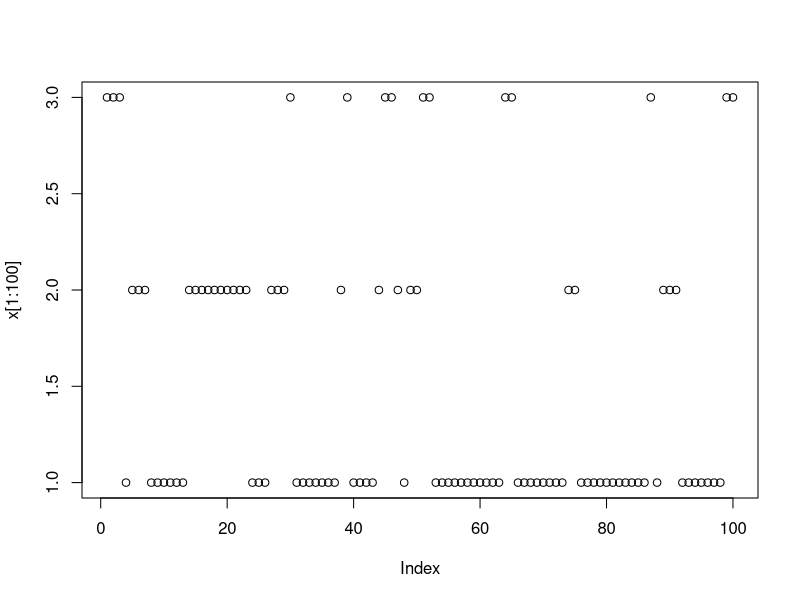
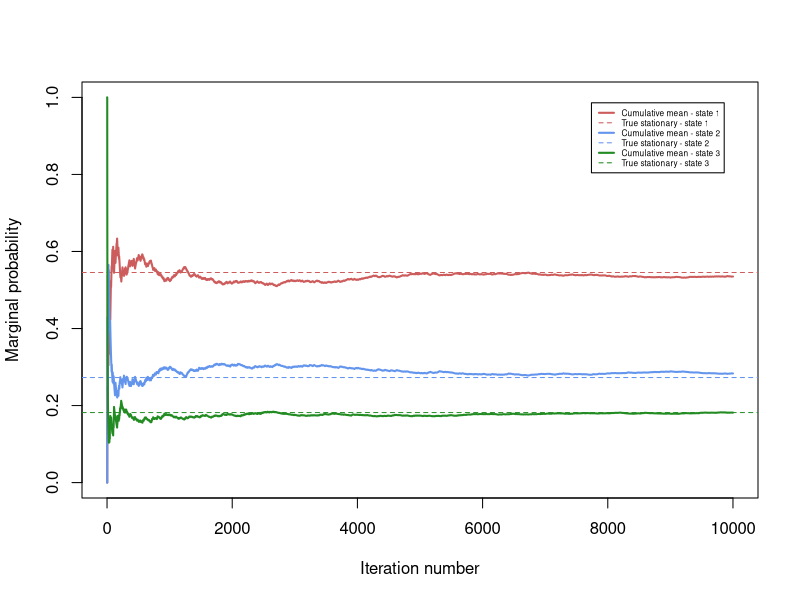

The R script that drew these images, in order:
install.packages("expm") # To get the matrix power
library(expm)
lineColors = c("indianred","cornflowerblue","forestgreen")

nIter <- 10000 # Number of simulated steps of the Markov chain
# Define a transition matrix
P = matrix(c(0.8,0.1,0.1,0.2,0.6,0.2,0.3,0.3,0.4),3,3, byrow=TRUE) 
nStates <- dim(P)[1]
print(P)

# Stationary distribution = left eigenvector of P with eigenvalue of one.
eigObj <- eigen(t(P))
eigenVect <- eigObj$vector[,eigObj$values == 1]
piStat <- eigenVect/sum(eigenVect)

print(piStat)
print(piStat - piStat%*%P) # Check 1: should be the zeros vector if piStat is the stationary distribution
print(P%^%100) # Check 2: each row should be approximately piStat

# Simulating a Markov chain
x <- matrix(NA, nIter, 1)
x[1] <- 3 # Initial value
for (t in 2:nIter){
  x[t] <- sample(1:nStates, 1, prob = P[x[t-1],])
}
plot(x[1:100])

# Graphics
print(x[1:50]) # Printing the first 50 simulations
approxStat <- list(nStates,1)
for (j in 1:nStates){
  approxStat[[j]] <- cumsum(x == j)/seq(1,nIter)
}

plot(0, type = "n", xlim = c(0,nIter), ylim = c(0,1), 
     ylab = "Marginal probability", xlab = "Iteration number", lwd = 2)
legendText <- c()
for (j in 1:nStates){
  lines(1:nIter, approxStat[[j]], col = lineColors[j], lwd = 2)
  legendText <- c(legendText, paste('Cumulative mean - state',j), 
                  paste('True stationary - state',j))
  abline(piStat[j], 0, col = lineColors[j], lty = 2)
}
legend("topright", inset = 0.05, box.lty = 1, legend = legendText, 
       col = rep(lineColors[1:nStates], each=2), 
       lty = rep(c(1,2),nStates), lwd = rep(c(2,1),nStates), cex = 0.5)
